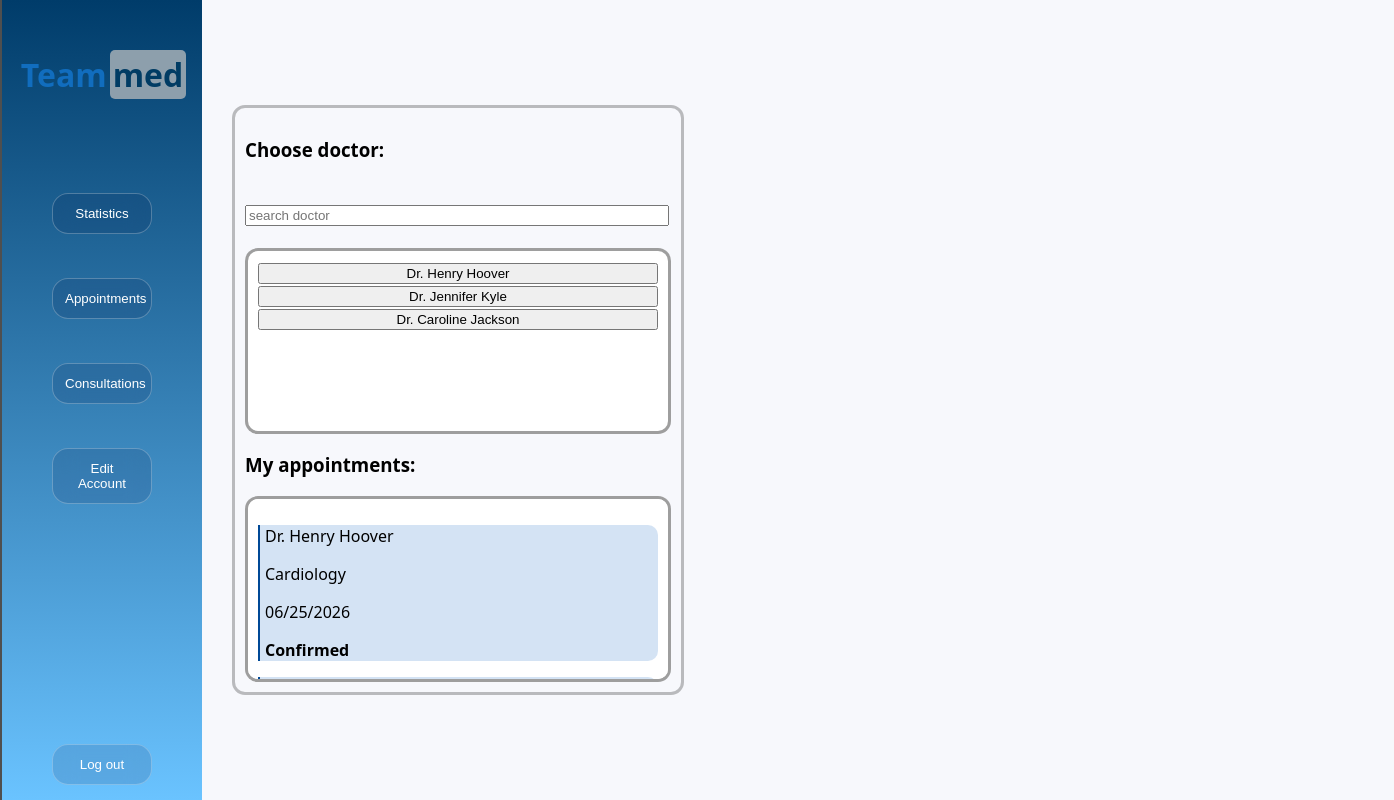
The page /patient_appointments_page (signed in) on the database its author committed.
### app.py (models this page shows)
class DoctorInfo(db.Model):
        __tablename__ = "doctor_info"
        id = db.Column(db.Integer , primary_key = True)
        user_id = db.Column(db.Integer, db.ForeignKey("user_auth.id"))
        first_name = db.Column(db.String(50) , nullable = False )
        last_name = db.Column(db.String(50) , nullable = False )
        birth_date = db.Column(db.Date , nullable = False)
        gender = db.Column(db.String(20), nullable = False)
        contact_email = db.Column(db.String(100), nullable = False)
        phone_number = db.Column(db.String(20))
        adress = db.Column(db.String(100))
        specialisation = db.Column(db.String(100))
        update_date = db.Column(db.Date)
        consultations = db.relationship(
                "ConsultationInfo" ,
                back_populates = "doctor" ,
                order_by="ConsultationInfo.consultation_date.asc()" ,
        )
        appointments = db.relationship(
                "AppointmentInfo" ,
                back_populates = 'doctor' ,
                order_by="AppointmentInfo.appointment_date.asc()" ,
        )
        user = db.relationship(
                "UserAuth" ,
                back_populates = "doctor" ,
        )

class AppointmentInfo(db.Model):
        __tablename__ = "appointment_info"
        id = db.Column(db.Integer , primary_key = True)
        doctor_id = db.Column(db.Integer, db.ForeignKey("doctor_info.id"))
        patient_id = db.Column(db.Integer, db.ForeignKey("patient_info.id"))
        appointment_date = db.Column(db.DateTime , nullable = False ) # stores date and time segment at which it starts ( time can only be xx:00 or xx:30 )
        confirmation = db.Column(db.Integer , nullable = False) # -1 rejected , 0 pending , 1 accepted ( doctor does this )
        update_date = db.Column(db.Date)
        patient = db.relationship(
        "PatientInfo",
        back_populates="appointments" ,
        )
        doctor = db.relationship(
        "DoctorInfo",
        back_populates="appointments" ,
        )

### app.py (the view)
@app.route('/patient_appointments_page')
def load_patient_appointments_page():
        if "user_id" not in session or session.get("role") != "patient": # can only be accessed from patient account
               return redirect(url_for("load_main_page"))
        user = UserAuth.query.filter_by( id = session["user_id"] ).first()
        aux = AppointmentInfo.query.filter_by( patient_id = user.patient.id ,  ).all()
        check_appointment_confirmation(aux)
        return render_template("patient_appointments_page.html" ,
                               doctor_list =  DoctorInfo.query.all() ,
                               appointments = aux
                                )

### app.py (called while the page is built)
def check_appointment_confirmation(appointments):
        for ap in appointments :
                if ap.appointment_date < datetime.today() and ap.confirmation == 0:
                        ap.confirmation = -1
        db.session.commit()

### templates/patient_appointments_page.html (shortened to what this page needs)
<!DOCTYPE html>
<html>
    <head>
        <link rel="stylesheet" href="{{ url_for('static', filename='CSS/patient_appointments_page.css') }}">
        <link rel ="stylesheet" href = "{{ url_for('static', filename='CSS/sidebar.css') }}">
        <link href='https://cdnjs.cloudflare.com/ajax/libs/fullcalendar/6.1.10/index.global.min.css' rel='stylesheet'>
    </head>
    <body>
        <div class ="content">
                            {% include "sidebar.html" %}
                            <div class="right_side">
                                    <div class ="container">
                                                    <h3>Choose doctor:</h3>
                                                    <br>
                                                    <input type="text" id="doctor_search" placeholder="search doctor">
                                                    <br>
                                                    <br>
                                                    <div class = "doctor_search_list">
                                                        {% for d in doctor_list %}
                                                            <button class ="doctor_button" onclick = "window.location.href='/patient_make_appointment_page/{{d.id}}'">
                                                                Dr. {{d.first_name.title()}} {{d.last_name.title()}}
                                                            </button>
                                                        {% endfor %}
                                                    </div>
                                                    <h3> My appointments: </h3>
                                                    <div class ="appointments_list">
                                                        {% for ap in appointments %}
                                                                <div class ="appointment_box_{{ap.confirmation}}" style ="padding-left: 5px">
                                                                        <p>Dr. {{ap.doctor.first_name.title()}} {{ap.doctor.last_name.title()}}</p>
                                                                        {% if ap.doctor.specialisation %}
                                                                         <p>{{ap.doctor.specialisation.title()}}</p>
                                                                        {% endif %}
                                                                        <p>{{ap.appointment_date.strftime("%m/%d/%Y")}}</p>
                                                                        {% if ap.confirmation == 1 %}
                                                                            <strong>Confirmed</strong>
                                                                        {% elif ap.confirmation == 0 %}
                                                                            <strong>Pending</strong>
                                                                        {% else %}
                                                                            <strong>Rejected</strong>
                                                                        {% endif %}
                                                                </div>
                                                        {% endfor %}
                                                    </div>
                                    </div>
                                    <div id="calendar"></div>
                            </div>
            </div>
    </body>
</html>

### static/CSS/patient_appointments_page.css (style rules this page uses)
body { background-color:#F7F8FC; font-family: "Segoe UI", sans-serif; color: rgb(0, 0, 0); margin: 0; padding: 0; }
.content { border-style: none; display: flex; flex-direction: row; min-height: 100vh; }
.right_side { gap: 20px; padding: 30px; display: flex; justify-content: center; align-items: center; }
.doctor_search_list { background-color: white; border: 3px solid rgba(62, 62, 62,0.5); border-radius: 13px; padding: 10px; overflow-y: auto; width: 25rem; height: 10rem; }
.appointments_list { background-color: white; border: 3px solid rgba(62, 62, 62,0.5); border-radius: 13px; padding: 10px; overflow-y: auto; width: 25rem; height: 10rem; }
.appointment_box_1 { background: rgba(21, 101, 192, 0.18); backdrop-filter: blur(12px); -webkit-backdrop-filter: blur(12px); border-left-color: rgb(0, 73, 150); border-left-style: solid; border-left-width: 2px; border-top-right-radius: 10px; border-bottom-right-radius: 10px; padding-left: 5px; }
.doctor_button { width: 100%; }
.container { border: 3px solid rgb(0, 0, 0, 0.25); border-radius: 13px; padding: 10px; }
#calendar { width: 650px; height: 650px; }
#doctor_search { width: 26rem; }
.doctor_button { cursor: pointer; }

### rows shown on the page
DoctorInfo: first_name "Henry", last_name "Hoover"
DoctorInfo: first_name "Jennifer", last_name "Kyle"
DoctorInfo: first_name "Caroline", last_name "Jackson"
AppointmentInfo: doctor.first_name "Henry", doctor.last_name "Hoover", doctor.specialisation "Cardiology", appointment_date "06/25/2026", confirmation "Confirmed"
